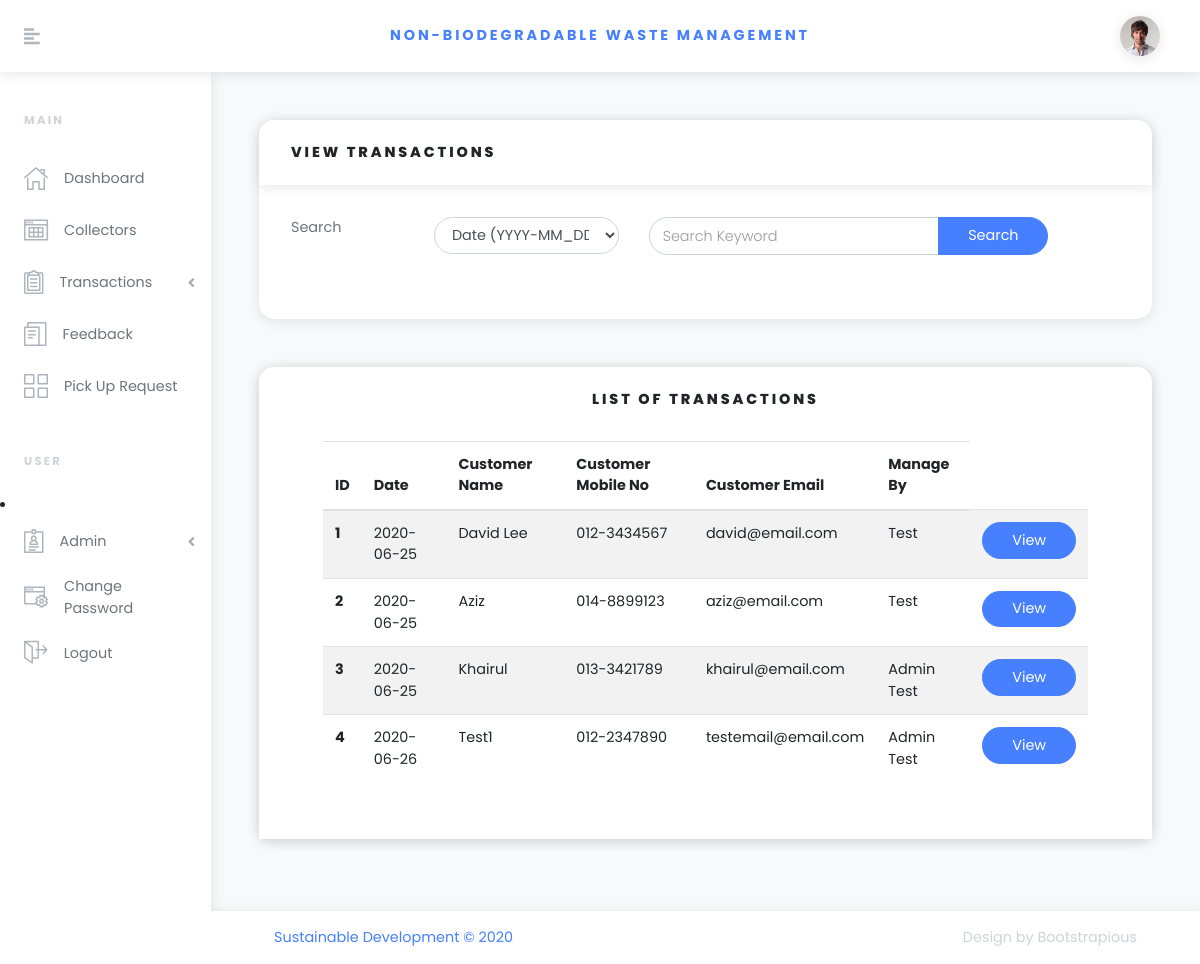
The app's page /viewtransaction.php (signed in), older data.
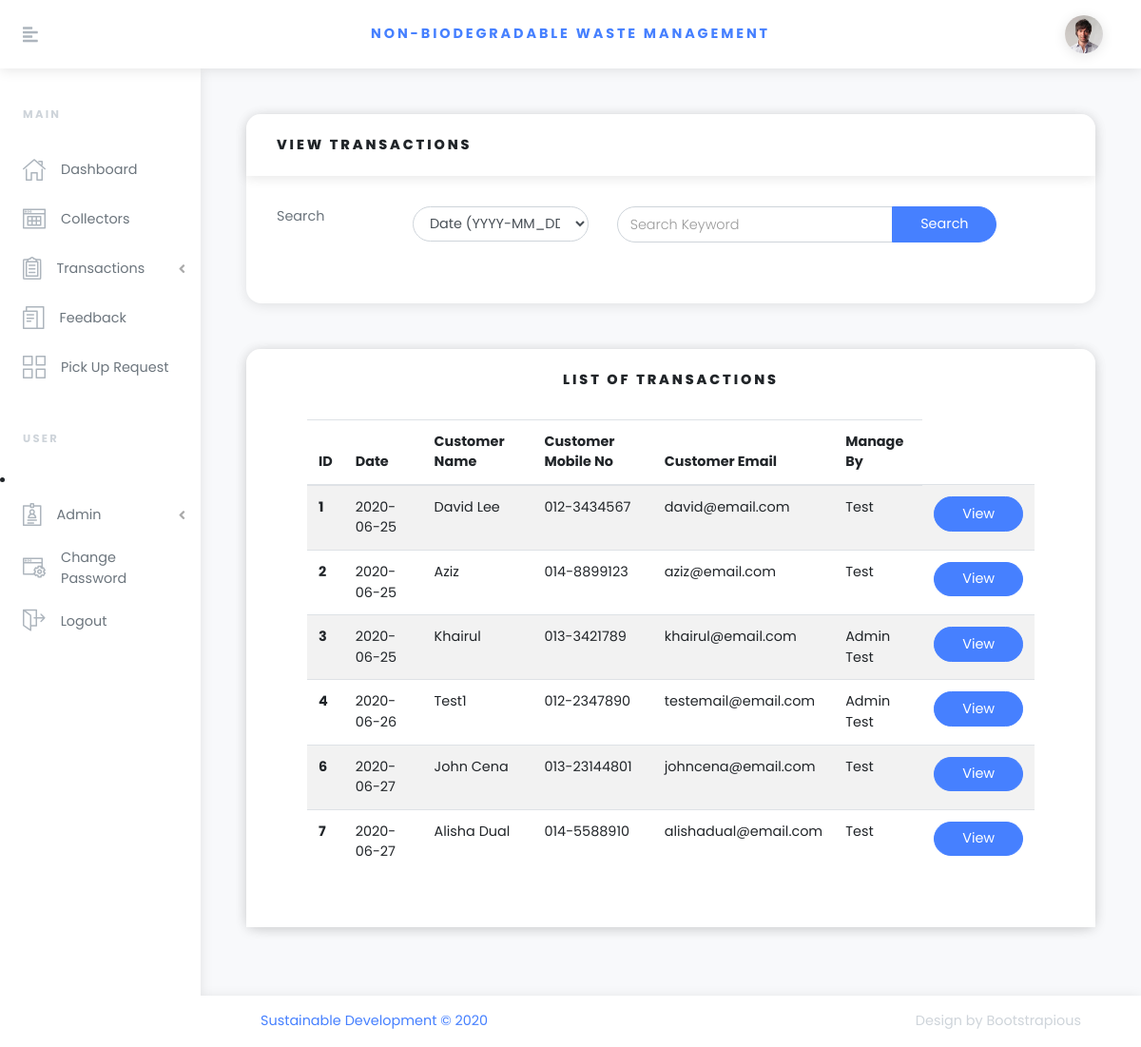
The same page, newer data.
### tables this page shows
CREATE TABLE `transaction` (
  `id` int(20) NOT NULL AUTO_INCREMENT,
  `staff_id` int(20) DEFAULT NULL,
  `name` varchar(30) DEFAULT NULL,
  `email` varchar(50) DEFAULT NULL,
  `contact_no` char(20) DEFAULT NULL,
  `transaction_date` date NOT NULL,
  PRIMARY KEY (`id`)
);

CREATE TABLE `staff` (
  `id` int(20) NOT NULL AUTO_INCREMENT,
  `cp_id` int(20) DEFAULT NULL,
  `name` varchar(50) NOT NULL,
  `email` varchar(400) DEFAULT NULL,
  `contact_no` varchar(20) DEFAULT NULL,
  `staff_username` varchar(20) DEFAULT NULL,
  `password` varchar(200) DEFAULT NULL,
  `type` varchar(20) DEFAULT 'Normal',
  PRIMARY KEY (`id`)
);

### model/model.php (called while the page is built, shortened)
<?php
require_once 'connection.php';
class Model
{
  private static function generate_array($result)
  {
    $array = array();
    foreach ($result as $entry)
    {
      $var = new $class();
      $var->set_data($entry);
      array_push($array, $var);
    }
    return $array;
  }
  public static function all()
  {
    $result = $GLOBALS['connection']->query("SELECT * FROM ".static::TABLE_NAME);
    return static::generate_array($result);
  }
  public static function find($cond = '*')
  {
    $query = "SELECT * FROM ".static::TABLE_NAME." WHERE ".$cond." LIMIT 1 OFFSET 0";
    $result = $GLOBALS['connection']->query($query);
    if (count($result) == 0)
    {
      return null;
    }
    else
    {
      $array = static::generate_array($result);
      return $array[0];
    };
  }
  public static function get($id)
  {
    $query = "SELECT * FROM ".static::TABLE_NAME." WHERE id = ".$id;
    $result = $GLOBALS['connection']->query($query);
    if (count($result) > 0)
    {
      $var = new $class();
      $var->set_data($result[0]);
      return $var;
    }
    else
    {
      return null;
    }
  }
}
?>

### model/connection.php (called while the page is built, shortened)
<?php
class Connection
{
  private $mysqli = null;
  public function connect()
  {
    $this->mysqli = new mysqli(self::DB_HOST, self::DB_USER, self::DB_PASSWORD, self::DB_NAME);
    if ($this->mysqli->connect_errno)
    {
      echo $this->mysqli->connect_errno;
      echo $this->mysqli->connect_error;
      return false;
    }
    else
    {
      return true;
    }
  }
  public function query($str)
  {
    if ($result = $this->mysqli->query($str))
    {
      return $result->fetch_all(MYSQLI_ASSOC);
    }
    else
    {
      echo $this->mysqli->connect_errno;
      echo $this->mysqli->error;
      return array();
    }
  }
}
?>

### model/staff.php (called while the page is built, shortened)
<?php
require_once "model.php";
Class Staff extends Model
{
  public function __construct()
  {
    $this->data = ["id" => 0, "cp_id" => 0, "name" => "", "email" => "", "contact_no" => "", "staff_username" => "", "password" => "", "type" => ""];
  }
  public function get_name()
  {
    return $this->data['name'];
  }
  public function get_type()
  {
    return $this->data['type'];
  }
  public function set_data($source)
  {
    $this->data['name'] = $source['name'];
	$this->data['type'] = $source['type'];
  }
}
?>

### model/transaction.php (called while the page is built, shortened)
<?php
require_once "model.php";
Class Transaction extends Model
{
  public function __construct()
  {
    $this->data = ["id" => 0, "staff_id" => 0, "name" => "", "email" => "", "contact_no" => "", "transaction_date" => ""];
  }
  public function get_id()
  {
    return $this->data['id'];
  }
  public function get_staff_id()
  {
    return $this->data['staff_id'];
  }
  public function get_name()
  {
    return $this->data['name'];
  }
  public function get_email()
  {
    return $this->data['email'];
  }
  public function get_contact_no()
  {
    return $this->data['contact_no'];
  }
  public function get_transaction_date()
  {
    return $this->data['transaction_date'];
  }
  public function set_data($source)
  {
    $this->data['id'] = intval($source['id']);
    $this->data['staff_id'] = intval($source['staff_id']);
    $this->data['name'] = $source['name'];
    $this->data['email'] = $source['email'];
    $this->data['contact_no'] = $source['contact_no'];
    $this->data['transaction_date'] = $source['transaction_date'];
  }
}
?>

### viewtransaction.php (the view, shortened to what this page needs)
<!DOCTYPE html>
<!DOCTYPE html>
<html>
<head>
  <link rel="stylesheet" href="vendor/bootstrap/css/bootstrap.min.css">
  <link rel="stylesheet" href="https://use.fontawesome.com/releases/v5.3.1/css/all.css"
>
  <link rel="stylesheet" href="css/orionicons.css">
  <link rel="stylesheet" href="css/style.default.css" id="theme-stylesheet">
  <link rel="stylesheet" href="css/custom.css">
</head>
<body>
  <?php include("header.php"); ?>
  <div class="d-flex align-items-stretch">
    <?php include("sidebar.php"); ?>
    <div class="page-holder w-100 d-flex flex-wrap">
      <div class="container-fluid px-xl-5">
        <section class="py-5">
          <div class="row">
            <div class="col-lg-12 mb-5">
              <div class="card">
                <div class="card-header">
                  <h3 class="h6 text-uppercase mb-0">View Transactions</h3>
                </div>
                <div class="card-body">
                  <form class="form-horizontal" action="viewtransaction_post.php" method="post">
                    <div class="form-group row">
                      <label class="col-md-2 form-control-label">Search</label>
                      <div class="col-md-9">
                        <div class="row">
                          <div class="col-md-4">
                            <select class="form-control" name="search_by">
                            <?php
                              $search_attribute = "";
                              $option_names = array("Date (YYYY-MM_DD)", "Manage By", "Customer Name");
                              $option_values = array("transaction_date", "staff_id", "name");
                              for ($index = 0; $index < count($option_names); $index++) {
                                $option_name = $option_names[$index];
                                $option_value = $option_values[$index];
                                if ($option_value == $search_attribute) {
                                  echo "<option value=\"$option_value\" selected>$option_name</option>";
                                } else {
                                  echo "<option value=\"$option_value\">$option_name</option>";
                                }
                              }
                              ?>
                            </select>
                          </div>
                          <div class="col-md-8">
                            <div class="form-group">
                              <div class="input-group mb-3">
                                <?php
                                  $search_keyword = "";
                                  if($search_keyword == "")
                                  {
                                    echo "<input type=\"text\" placeholder=\"Search Keyword\" aria-label=\"Search Keyword\" ";
                                    echo "aria-describedby=\"button-search\" name=\"search_keyword\" class=\"form-control\">";
                                  }
                                  else
                                  {
                                    echo "<input type=\"text\" placeholder=\"Search Keyword\" aria-label=\"Search Keyword\" ";
                                    echo "aria-describedby=\"button-search\" name=\"search_keyword\" value=\"$search_keyword\"";
                                    echo " class=\"form-control\">";
                                  }
                                ?>
                                <div class="input-group-append">
                                  <button id="button-search" type="submit" class="btn btn-primary">Search</button>
                                </div>
                              </div>
                            </div>
                          </div>
                        </div>
                      </div>
                    </div>
                  </form>
                </div>
              </div>
            </div>
            <div class="col-lg-12 mb-4" style="margin: auto">
                      <div class="card">
                        <div class="card-header">
                          <h6 class="text-uppercase mb-0" style="text-align: center;">List of Transactions</h6>
                          <div class="card-body">
                            <table class="table table-striped table-hover card-text" id="transaction_table">
                              <thead>
                                <tr>
                                  <th>ID</th>
                                  <th>Date</th>
                                  <th>Customer Name</th>
                                  <th>Customer Mobile No</th>
                                  <th>Customer Email</th>
                                  <th>Manage By</th>
                                </tr>
                              </thead>
                              <tbody>
                                <?php
                                  $items = array();
                                  if(isset($_SESSION["search_result"]))
                                  {
                                    $items = unserialize(serialize($_SESSION["search_result"]));
                                    $_SESSION["search_result"] = null;
                                  }
                                  else
                                  {
                                    $items = Transaction::all();
                                  }
                                  foreach ($items as $item)
                                  {
                                    $item_id = $item->get_id();
                                    echo "<tr>";
                                    echo "<th scope=\"row\">".$item_id."</th>";
                                    echo "<td>".$item->get_transaction_date()."</td>";
                                    echo "<td>".$item->get_name()."</td>";
                                    echo "<td>".$item->get_contact_no()."</td>";
                                    echo "<td>".$item->get_email()."</td>";
                                    $staff = Staff::find("id=".$item->get_staff_id());
                                    echo "<td>".$staff->get_name()."</td>";
                                    echo "<form>";
                                    echo "<td><button type='submit' name='view_detail' formaction='viewtransactiondetail.php' formmethod='post' class='btn btn-primary'>View</button></td>";
                                    echo "</form>";
                                    echo "</tr>";
                                  }
                                ?>
                              </tbody>
                            </table>
                          </div>
                        </div>
                      </div>
                    </div>
          </div>
        </section>
      </div>
      <?php include("footer.php"); ?>
    </div>
  </div>
</html>

### header.php (shortened to what this page needs)
<!DOCTYPE html>
<?php
  $user = $_SESSION["user"];
  $item = Staff::get($user);
?>
<html>
<header class="header">
      <nav class="navbar navbar-expand-lg px-4 py-2 bg-white shadow"><a href="#" class="sidebar-toggler text-gray-500 mr-4 mr-lg-5 lead"><i class="fas fa-align-left"></i></a><a href="dashboard.php" class="navbar-brand font-weight-bold text-uppercase text-base">Non-biodegradable Waste Management</a>
        <ul class="ml-auto d-flex align-items-center list-unstyled mb-0">
          <li class="nav-item dropdown ml-auto"><a id="userInfo" href="http://example.com" data-toggle="dropdown" aria-haspopup="true" aria-expanded="false" class="nav-link dropdown-toggle"><img src="img/avatar-6.jpg" alt="Jason Doe" style="max-width: 2.5rem;" class="img-fluid rounded-circle shadow"></a>
          </li>
        </ul>
      </nav>
    </header>
</html>

### sidebar.php (shortened to what this page needs)
<!DOCTYPE html>
<?php
if (!isset($_SESSION["user"])) {
  echo "<script type='text/javascript'>location.href = 'login.php';</script>";
} else {
  $user = $_SESSION["user"];
}
?>
<html>
<div id="sidebar" class="sidebar py-3">
  <div class="text-gray-400 text-uppercase px-3 px-lg-4 py-4 font-weight-bold small headings-font-family">
    MAIN
  </div>
  <ul class="sidebar-menu list-unstyled">
    <li class="sidebar-list-item">
      <a href="dashboard.php" class="sidebar-link text-muted"><i class="o-home-1 mr-3 text-gray"></i><span>Dashboard</span></a>
    </li>
    <li class="sidebar-list-item">
      <a href="collectors.php" class="sidebar-link text-muted"><i class="o-table-content-1 mr-3 text-gray"></i><span>Collectors</span></a>
    </li>
    <li class="sidebar-list-item">
      <a href="#" data-toggle="collapse" data-target="#pagesTrans" aria-expanded="false" aria-controls="pagesTrans" class="sidebar-link text-muted"><i class="o-survey-1 mr-3 text-gray"></i><span>Transactions</span></a>
    </li>
    <li class="sidebar-list-item">
      <a href="viewfeedbacks.php" class="sidebar-link text-muted"><i class="o-paperwork-1 mr-3 text-gray"></i><span>Feedback</span></a>
    </li>
    <li class="sidebar-list-item">
      <a href="viewrequest.php" class="sidebar-link text-muted"><i class="o-wireframe-1 mr-3 text-gray"></i><span>Pick Up Request</span></a>
    </li>
  </ul>
  <div class="text-gray-400 text-uppercase px-3 px-lg-4 py-4 font-weight-bold small headings-font-family">
    USER
  </div>
  <li class="sidebar-list-item">
    <?php
    $login_user = Staff::find("id=$user");
    $type = $login_user->get_type();
    if($type == "Admin"){
      echo "<a href=\"#\" data-toggle=\"collapse\" data-target=\"#pagesAdmin\" aria-expanded=\"false\" aria-controls=\"pagesAdmin\" class=\"sidebar-link text-muted\"><i class=\"o-profile-1 mr-3 text-gray\"></i><span>Admin</span></a>";
    }
    ?>
    <a href="changepassword.php" class="sidebar-link text-muted"><i class="o-settings-window-1 mr-3 text-gray"></i><span>Change Password</span></a>
    <a href="logout.php" class="sidebar-link text-muted"><i class="o-exit-1 mr-3 text-gray"></i><span>Logout</span></a>
  </li>
</div>
</html>

### footer.php
<!DOCTYPE html>
<html>
<footer class="footer bg-white shadow align-self-end py-3 px-xl-5 w-100">
          <div class="container-fluid">
            <div class="row">
              <div class="col-md-6 text-center text-md-left text-primary">
                <p class="mb-2 mb-md-0">Sustainable Development &copy; 2020</p>
              </div>
              <div class="col-md-6 text-center text-md-right text-gray-400">
                <p class="mb-0">Design by <a href="https://bootstrapious.com/admin-templates" class="external text-gray-400">Bootstrapious</a></p>
              </div>
            </div>
          </div>
        </footer>
</html>

Row changes from the older to the newer data that the page shows:
added transaction: id "6", transaction_date "2020-06-27", name "John Cena", contact_no "013-23144801", email "johncena@email.com", staff.name "Test"
added transaction: id "7", transaction_date "2020-06-27", name "Alisha Dual", contact_no "014-5588910", email "alishadual@email.com", staff.name "Test"
